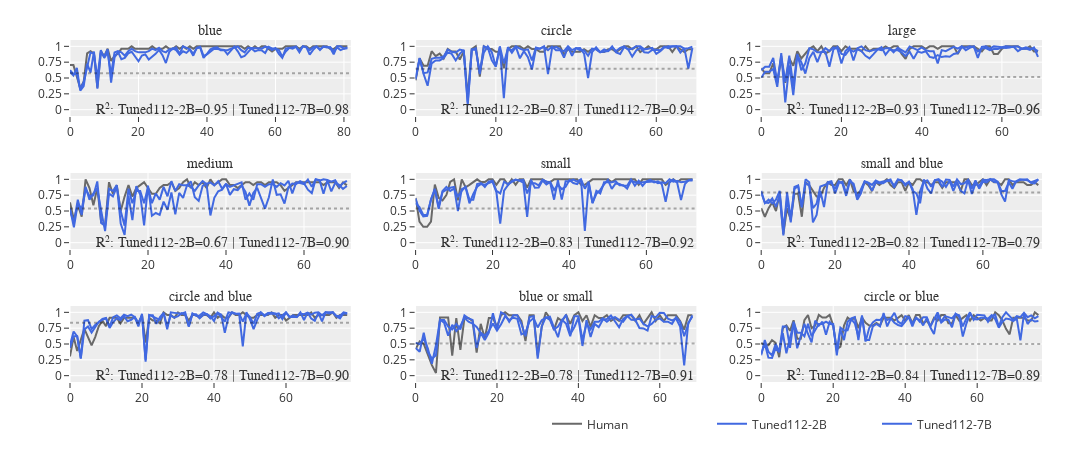

The notebook cell saved with this chart:
### Code cell
# concepts = make_rule_threes(data['TunFOL'][0])
plot_trajectory_graphs(concepts=primitives_or,
                        sources={k: data_files[k] for k in 
                            # ['Pretrained-2B', 'Tuned112-2B']
                            # ['Pretrained-7B', 'Tuned112-7B']
                            ['Tuned112-2B', 'Tuned112-7B']
                        },
                        color_dash_dict=color_and_dash)
